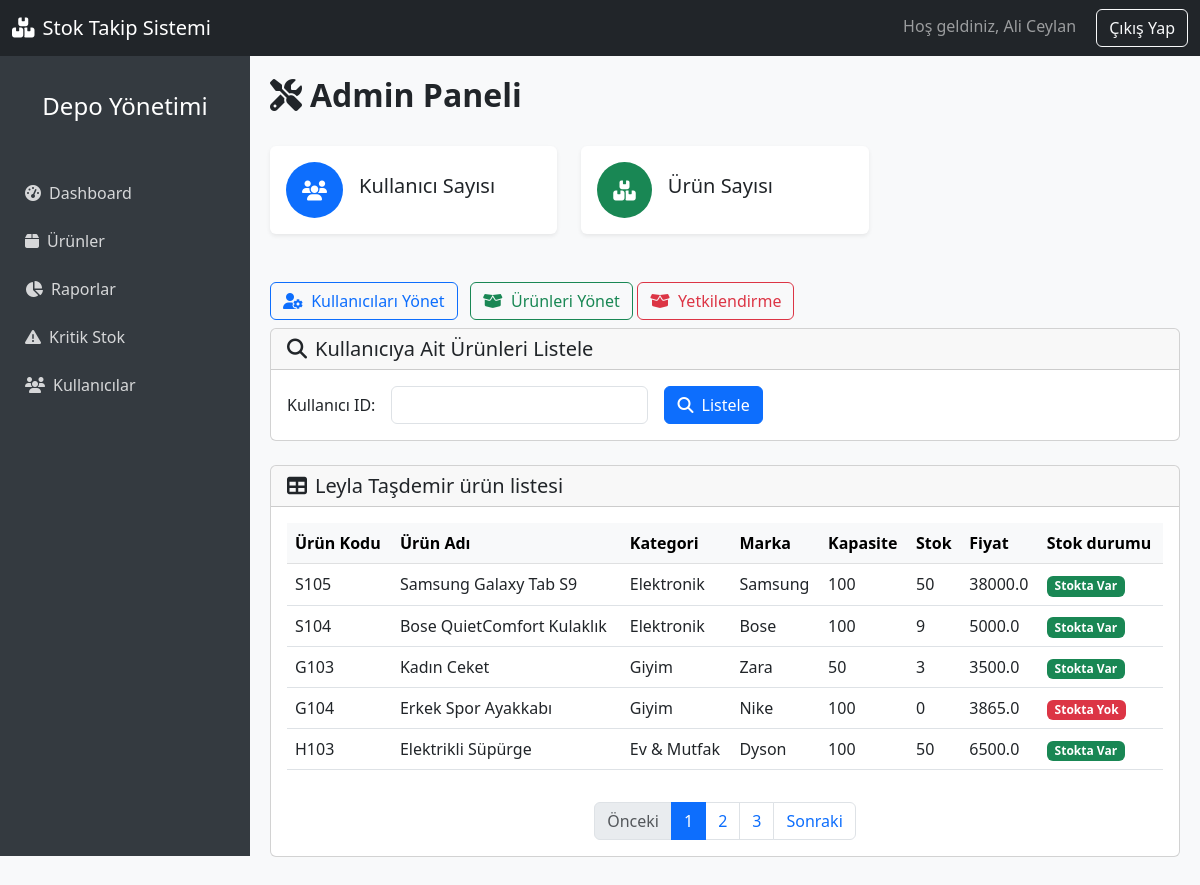
The app's page /admin/user-products?user_id=2 (signed in), older data.
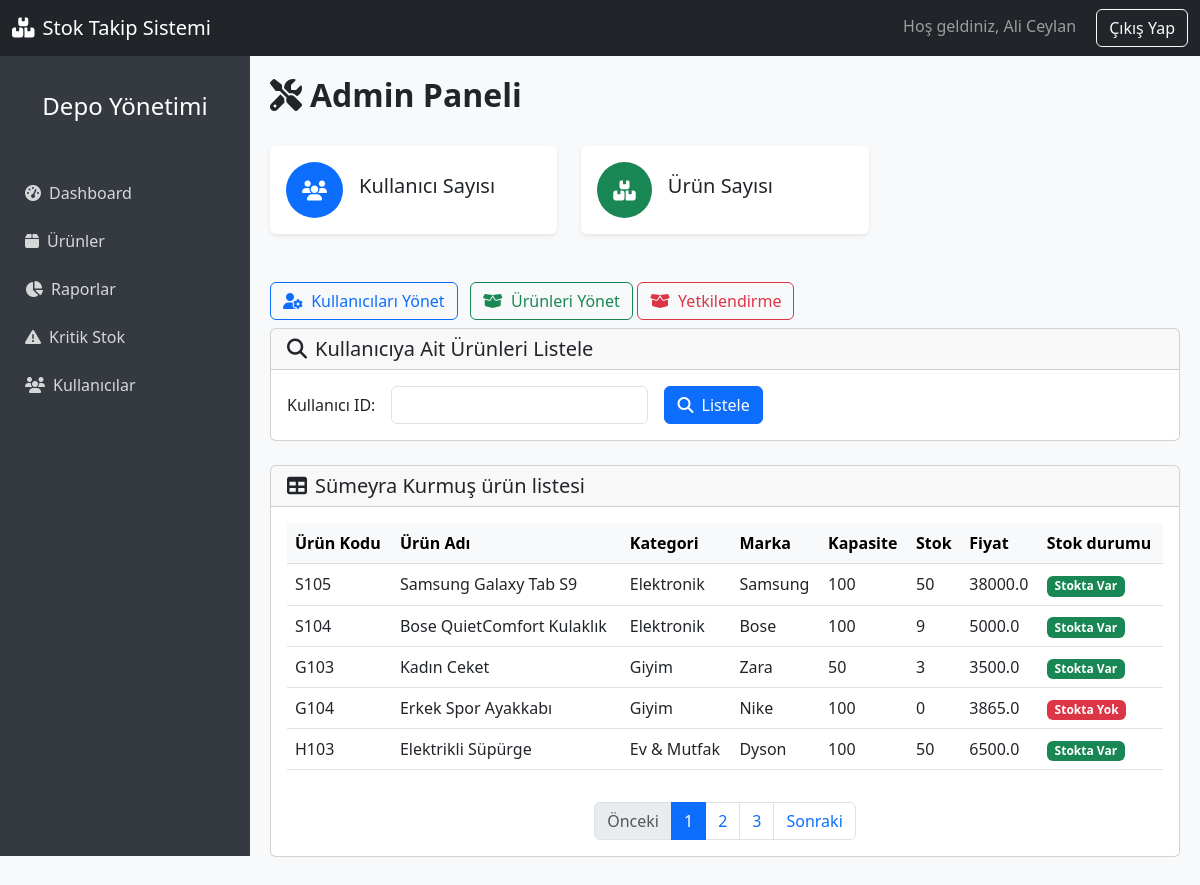
The same page, newer data.
### app.py (models this page shows, shortened)
class User(UserMixin, db.Model):
    id = db.Column(db.Integer, primary_key=True) # essiz id tanimi
    firstName = db.Column(db.String(100), nullable=False) #firstName=form ıcındekı degerı al ve gonder
    lastName = db.Column(db.String(100), nullable=False) #lastName=form ıcındekı degerı al ve gonder
    email = db.Column(db.String(100), unique=True, nullable=False) #email verısı
    role = db.Column(db.String(100), nullable=False, default="User") #role verısı
    phone = db.Column(db.String(15), nullable=False) #phone verısı
    password = db.Column(db.String(100), nullable=False) #password verısı
    confirmPassword = db.Column(db.String(100), nullable=True) #confirmPassword verısı
    urunler = db.relationship('Product', back_populates='user', cascade='all, delete-orphan') #ürünler ile kullanıcı arasında ilişki tanımı

### app.py (the view, shortened to what this page needs)
@app.route('/admin/user-products', methods=['GET', 'POST'])
@login_required
def user_products():
    user = None
    page = request.args.get('page', 1, type=int)
    per_page = 5
    user_id = request.args.get('user_id', type=int)
    if user_id:
        user = User.query.get(user_id)
        if user:
            pagination = Product.query.filter_by(user_id=user_id).paginate(page=page, per_page=per_page, error_out=False)
        else:
            flash('Kullanıcı bulunamadı!', 'danger')
            return redirect(url_for('admin_dashboard'))
    else:
        pagination = None
    products = pagination.items if pagination else []
    return render_template('admin_dashboard.html', user=user, products=products, pagination=pagination)

### app.py (called while the page is built)
@login_manager.user_loader
def load_user(id):
    return User.query.get(int(id))

### templates/admin_dashboard.html (shortened to what the changed rows need)
{% extends "dashboardbase.html" %}
{% block content %}
<div class="d-flex justify-content-between align-items-center mb-4">
  <h2 class="fw-bold"><i class="fas fa-tools me-2"></i>Admin Paneli</h2>
</div>
{% if user %}
  {% if products %}
    <div class="card mb-4">
      <div class="card-header">
        <h5 class="mb-0">
          <i class="fas fa-table me-2"></i>{{ user.firstName }} {{ user.lastName }} ürün listesi
        </h5>
      </div>
      <div class="card-body">
        <div class="table-responsive">
          <table class="table table-hover">
            <thead class="table-light">
              <tr>
                <th>Ürün Kodu</th>
                <th>Ürün Adı</th>
                <th>Kategori</th>
                <th>Marka</th>
                <th>Kapasite</th>
                <th>Stok</th>
                <th>Fiyat</th>
                <th>Stok durumu</th>
              </tr>
            </thead>
            <tbody>
              {% for product in products %}
                <tr>
                  <td>{{ product.barkod }}</td>
                  <td>{{ product.name }}</td>
                  <td>{{ product.category }}</td>
                  <td>{{ product.marka }}</td>
                  <td>{{ product.kapasite }}</td>
                  <td>{{ product.adet }}</td>
                  <td>{{ product.fiyat }}</td>
                  {% if product.adet > 0 %}
                    <td><span class="badge bg-success">Stokta Var</span></td>
                  {% else %}
                    <td><span class="badge bg-danger">Stokta Yok</span></td>
                  {% endif %}
                </tr>
              {% endfor %}
            </tbody>
          </table>
        </div>
      </div>
      {% if pagination %}
        <nav>
          <ul class="pagination justify-content-center">
            {% if pagination.has_prev %}
              <li class="page-item">
                <a
                  class="page-link"
                  href="{{ url_for('user_products', user_id=user.id, page=pagination.prev_num) }}"
                  >Önceki</a
                >
              </li>
            {% else %}
              <li class="page-item disabled">
                <span class="page-link">Önceki</span>
              </li>
            {% endif %}
            {% for page in pagination.iter_pages(left_edge=2, right_edge=2, left_current=2, right_current=2) %}
              {% if page %}
                {% if page == pagination.page %}
                  <li class="page-item active">
                    <span class="page-link">{{ page }}</span>
                  </li>
                {% else %}
                  <li class="page-item">
                    <a
                      class="page-link"
                      href="{{ url_for('user_products', user_id=user.id, page=page) }}"
                      >{{ page }}</a
                    >
                  </li>
                {% endif %}
              {% else %}
                <li class="page-item disabled">
                  <span class="page-link">...</span>
                </li>
              {% endif %}
            {% endfor %}
            {% if pagination.has_next %}
              <li class="page-item">
                <a
                  class="page-link"
                  href="{{ url_for('user_products', user_id=user.id, page=pagination.next_num) }}"
                  >Sonraki</a
                >
              </li>
            {% else %}
              <li class="page-item disabled">
                <span class="page-link">Sonraki</span>
              </li>
            {% endif %}
          </ul>
        </nav>
      {% endif %}
    </div>
  {% else %}
    <div class="alert alert-info mt-3" role="alert">
      <i class="fas fa-info-circle me-2"></i>{{ user.firstName }} {{ user.lastName }} kullanıcısına ait ürün bulunamadı.
    </div>
  {% endif %}
{% endif %}
{% endblock %}

Row changes from the older to the newer data that the page shows:
changed User: firstName "Leyla" → "Sümeyra"; lastName "Taşdemir" → "Kurmuş"
